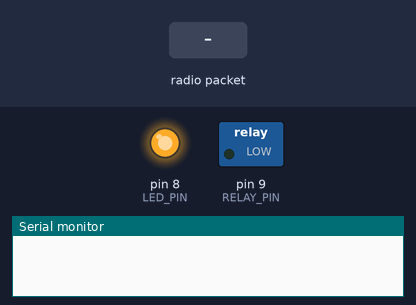
This sketch was run on a simulated Arduino Uno, built with avr-gcc and run on an emulated ATmega328P. On the bench: switched loads named in the sketch (green lamp = pin HIGH), output pins drawn as LEDs (lit = HIGH), the last lines printed to the serial monitor. Inputs (shaded band) come from the test bench. No radio packets arrive unless stated.

Above: at 0.1 s.
At 1.5 s:
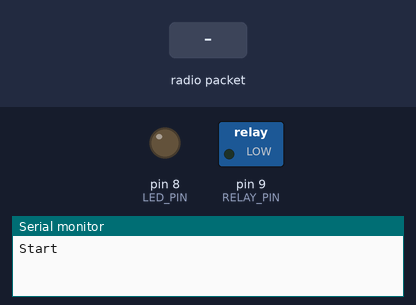
1.6 s: radio packet "1" arrives
Timing chart, 0 to 4.6 s (numbered marks = the images above; inputs shaded):
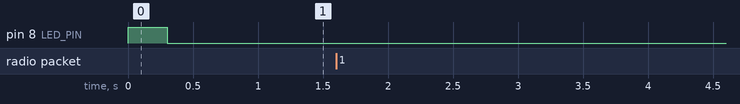

The sketch:

wireless_button_receive.ino
```cpp
#include <RH_ASK.h>
#include <SPI.h>  // Not actually used but needed to compile

#define RELAY_PIN 9  // Pin connected to relay
#define LED_PIN 8
#define RF_RECEIVER_PIN 2  // Data pin from RF receiver


RH_ASK driver;

void setup() {
    pinMode(RELAY_PIN, OUTPUT);
    pinMode(LED_PIN, OUTPUT);  // Internal pull-up
    pinMode(RF_RECEIVER_PIN, INPUT);
    digitalWrite(RELAY_PIN, LOW);  // Turn relay OFF
    digitalWrite(LED_PIN, HIGH);
    delay(300);
    digitalWrite(LED_PIN, LOW);


    Serial.begin(9600);
    Serial.println("Start");

    if (!driver.init()) {
        Serial.println("RF Module Init Failed!");
    }
}

void loop() {
    uint8_t buf[12];
    uint8_t buflen = sizeof(buf);

    if (driver.recv(buf, &buflen)) { // Check for received RF message
        buf[buflen] = '\0';  // Null-terminate the received string
        Serial.print("Message: ");
        Serial.println((char*)buf);

        if (strcmp((char*)buf, "Hi") == 0) {  // Compare strings
            Serial.println("it works");
            digitalWrite(RELAY_PIN, HIGH); // Turn relay ON
            digitalWrite(LED_PIN, HIGH);
            delay(5000);
            digitalWrite(RELAY_PIN, LOW);  // Turn relay OFF
            digitalWrite(LED_PIN, LOW);
        }
    }
}
```
